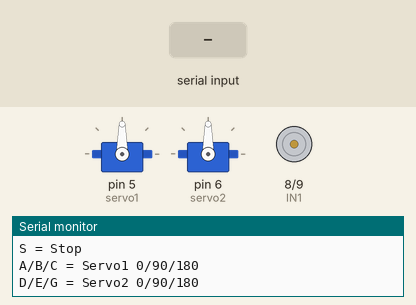
Bench run of a sketch on a simulated Arduino Uno, built with avr-gcc and run on an emulated ATmega328P. Parts: 2 × servo, motor-driver pin pairs drawn as motors (green arrow = first pin HIGH = forward, orange = second pin HIGH = backward, longer = more drive, scaled by the enable pin), the last lines printed to the serial monitor. The test bench sets the inputs (shaded band).

Above: at 1.2 s.
1.3 s: "F" received over Serial
At 1.7 s:
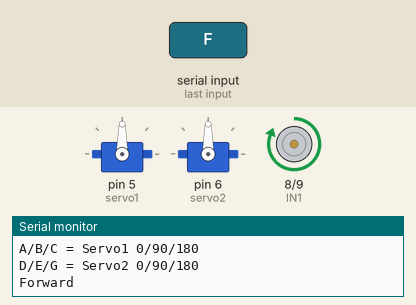
2.8 s: "R" received over Serial
At 4.0 s:
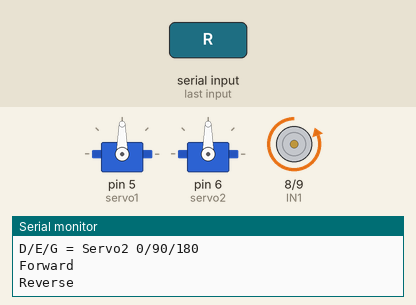
4.3 s: "A" received over Serial
At 5.2 s:
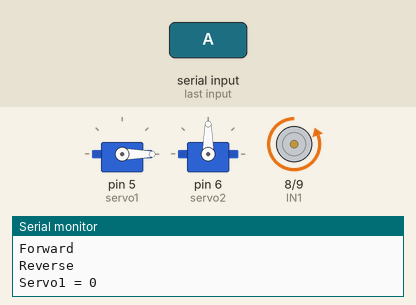
5.8 s: "S" received over Serial
At 6.3 s:
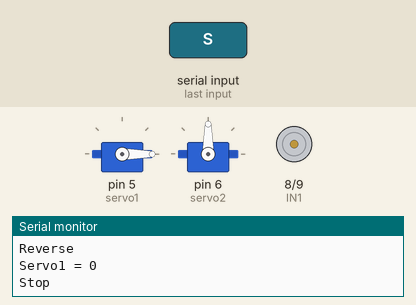
7.3 s: "C" received over Serial
At 8.5 s:
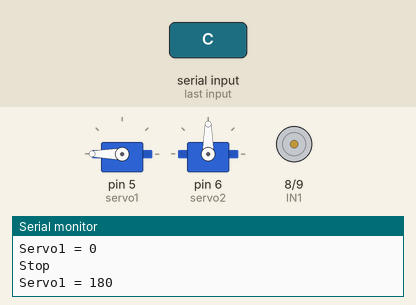
8.8 s: "D" received over Serial
At 9.8 s:
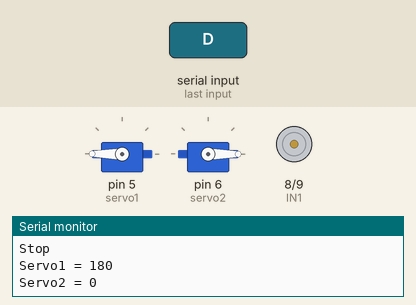
Timing chart, 0 to 11.3 s (numbered marks = the images above; inputs shaded):
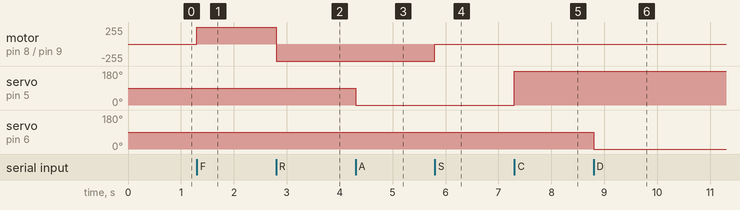

The sketch:

mobility.ino
```cpp
#include <Servo.h>

#define IN1 8
#define IN2 9
#define ENA 10

Servo servo1;
Servo servo2;

void setup() {
  Serial.begin(9600);

  pinMode(IN1, OUTPUT);
  pinMode(IN2, OUTPUT);
  pinMode(ENA, OUTPUT);

  servo1.attach(5);
  servo2.attach(6);

  analogWrite(ENA, 255); // Full speed

  Serial.println("Commands:");
  Serial.println("F = Forward");
  Serial.println("R = Reverse");
  Serial.println("S = Stop");
  Serial.println("A/B/C = Servo1 0/90/180");
  Serial.println("D/E/G = Servo2 0/90/180");
}

void loop() {
  if (Serial.available()) {

    char cmd = Serial.read();

    switch(cmd) {

      case 'F':
        digitalWrite(IN1, HIGH);
        digitalWrite(IN2, LOW);
        Serial.println("Forward");
        break;

      case 'R':
        digitalWrite(IN1, LOW);
        digitalWrite(IN2, HIGH);
        Serial.println("Reverse");
        break;

      case 'S':
        digitalWrite(IN1, LOW);
        digitalWrite(IN2, LOW);
        Serial.println("Stop");
        break;

      case 'A':
        servo1.write(0);
        Serial.println("Servo1 = 0");
        break;

      case 'B':
        servo1.write(90);
        Serial.println("Servo1 = 90");
        break;

      case 'C':
        servo1.write(180);
        Serial.println("Servo1 = 180");
        break;

      case 'D':
        servo2.write(0);
        Serial.println("Servo2 = 0");
        break;

      case 'E':
        servo2.write(90);
        Serial.println("Servo2 = 90");
        break;

      case 'G':
        servo2.write(180);
        Serial.println("Servo2 = 180");
        break;
    }
  }
}
```

Measured:
- after the input at 1.3 s, motor on pin 8 (IN1) / pin 9 (IN2): stopped → forward 255/255 at once
- after the input at 2.8 s, motor on pin 8 (IN1) / pin 9 (IN2): forward 255/255 → backward 255/255 at once
- after the input at 4.3 s, servo on pin 5 (servo1): 90° → 0° at once
- after the input at 5.8 s, motor on pin 8 (IN1) / pin 9 (IN2): backward 255/255 → stopped at once
- after the input at 7.3 s, servo on pin 5 (servo1): 0° → 180° at once
- after the input at 8.8 s, servo on pin 6 (servo2): 90° → 0° at once
